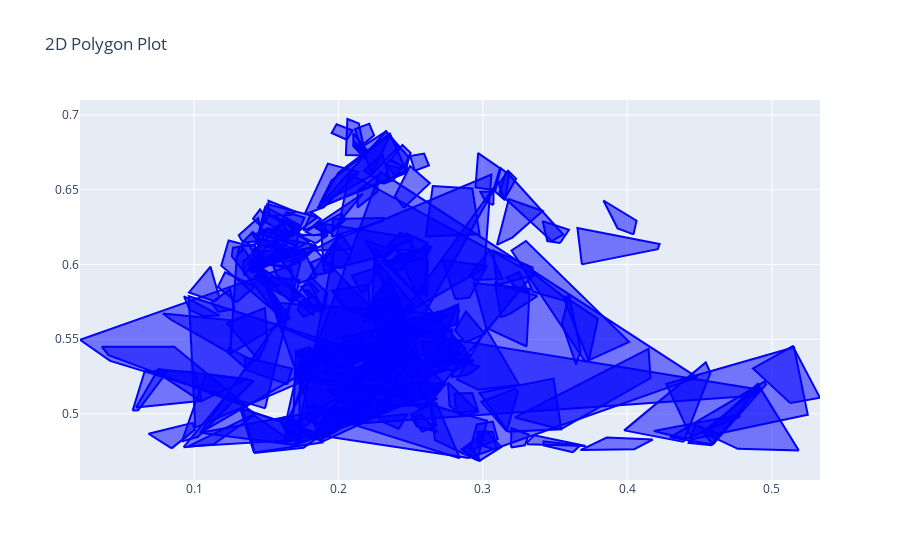

The code cell stored with this chart in its notebook:
### Markdown cell above
# Show the results of polygon reduction: 
You want to have a plot with each polygon plotted out this should be nbetter than the Picasso stuff we got initially.

### Code cell
def plot_polygons_with_ids(polygon_dict):
    """
    Plots polygons in a 2D space using Plotly. Clicking on a polygon displays its ID.

    Args:
        polygon_dict (dict): A dictionary where keys are IDs and values are Shapely Polygon objects.
    """
    # Create a list to store data for Plotly
    data = []

    for polygon_id, polygon in polygon_dict.items():
        # Convert the polygon to GeoJSON format
        geojson_polygon = mapping(polygon)
        # Add the polygon and its ID to the data list
        data.append(go.Scatter(
            x=[coord[0] for coord in geojson_polygon['coordinates'][0]],
            y=[coord[1] for coord in geojson_polygon['coordinates'][0]],
            fill="toself",
            text=polygon_id,  # Display the ID when clicked
            hoverinfo="text",
            mode="lines",
            line=dict(width=2, color="blue"),
            name=polygon_id
        ))

    # Create the layout
    layout = go.Layout(
        title="2D Polygon Plot",
        showlegend=False
    )

    # Create the figure
    fig = go.Figure(data=data, layout=layout)

    # Show the plot
    fig.show()


plot_polygons_with_ids(rpm.reduced_poly)
